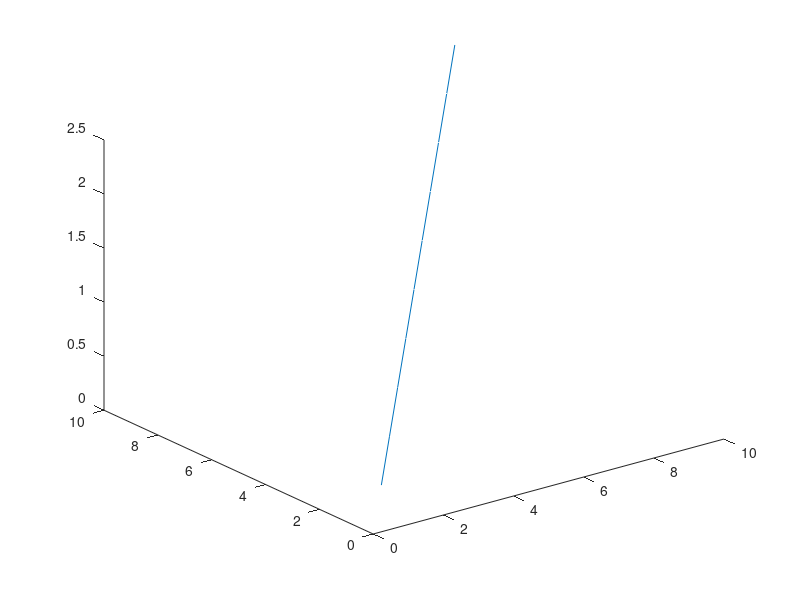

Source code (MATLAB): (Note: this script raises an error after producing the figure.)
%=============================================================================
% Copyright (c) 2026-present Allan CORNET (Nelson)
%=============================================================================
% This file is part of Nelson.
%=============================================================================
% LICENCE_BLOCK_BEGIN
% SPDX-License-Identifier: LGPL-3.0-or-later
% LICENCE_BLOCK_END
%=============================================================================
% <--ADV-CLI MODE-->
%=============================================================================
close all
%=============================================================================
f = figure('Visible', 'off');
plot3(1:10, 1:10, (1:10) / 4);
ax = gca();
zticks(0:0.5:2.5);
ztickformat('%.2f');
assert_isequal(ztickformat(), '%.2f');
assert_isequal(ax.ZTickLabelFormat, '%.2f');
drawnow();
assert_isequal(ax.ZTickLabel', {'0.00', '0.50', '1.00', '1.50', '2.00', '2.50'});
ztickformat(ax, '%.1f');
drawnow();
assert_isequal(ax.ZTickLabel', {'0.0', '0.5', '1.0', '1.5', '2.0', '2.5'});
close(f);
%=============================================================================
close all
%=============================================================================
